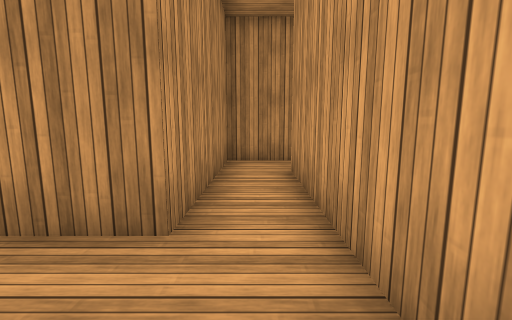
View 1 (above)

21 first-person views from a walk through a scene from a Unity 3-D project. The camera is 1.2 m above the floor, tilts 8° down and sees 90° across. Doors are open. The floor is counted in squares, 1 m on a side. Each view is taken from the middle of a square. On the plan, view 1 faces up. The plan holds only what a view shows up to about 12 squares ahead; the rest is blank. The place goes on beyond the plan. The player is left out. Surface patterns are stand-ins for the level's own textures.

View 2
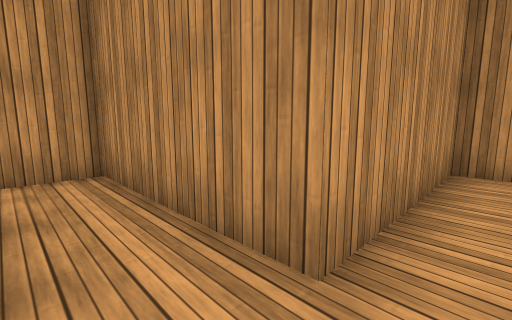

View 3
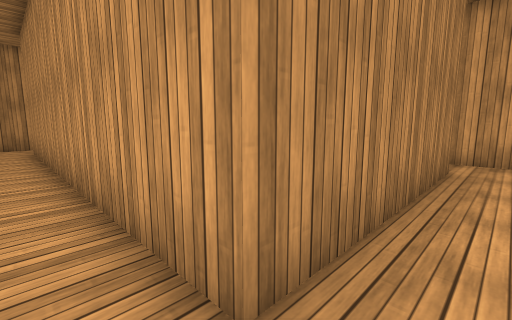

View 4
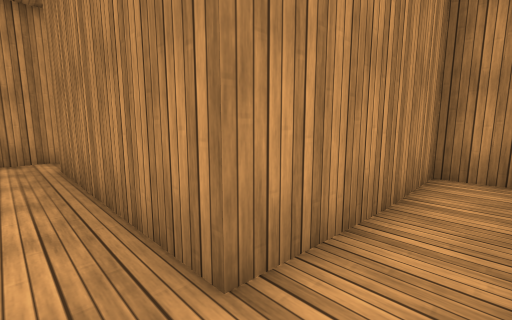

View 5
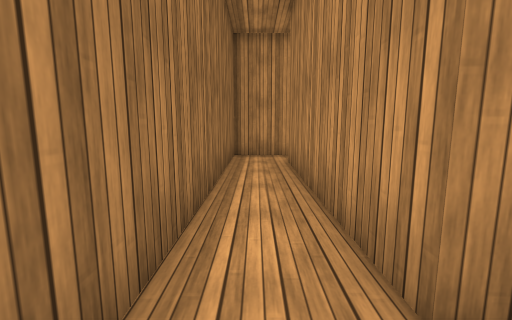

View 6
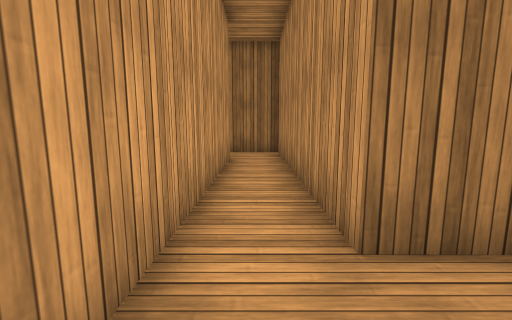

View 7
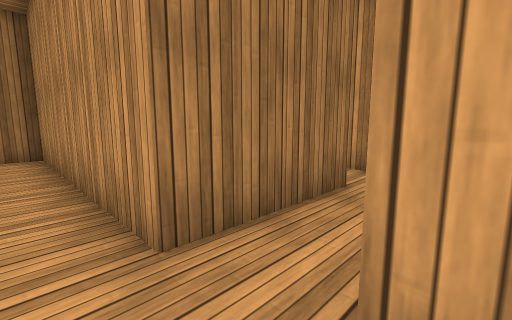

View 8
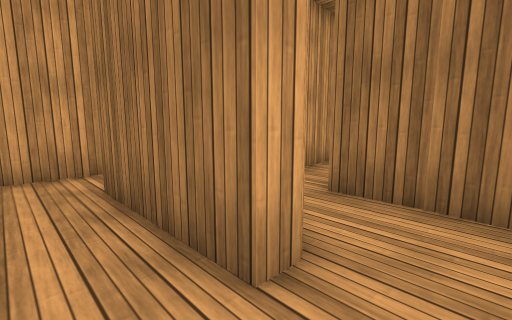

View 9
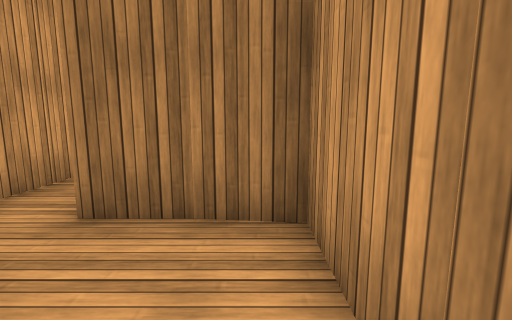

View 10
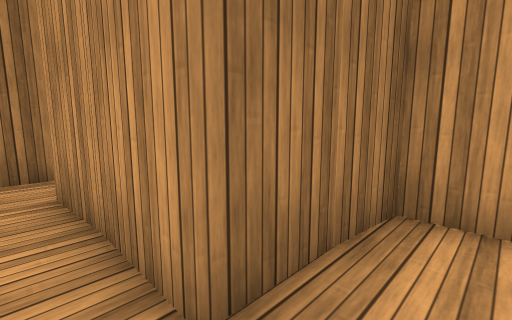

View 11
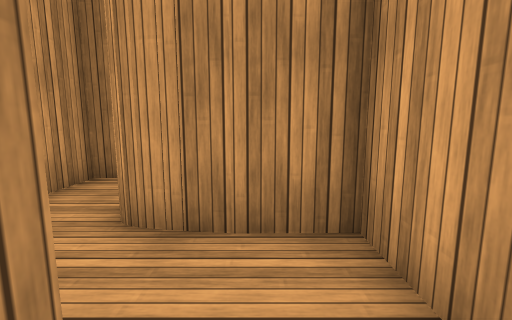

View 12
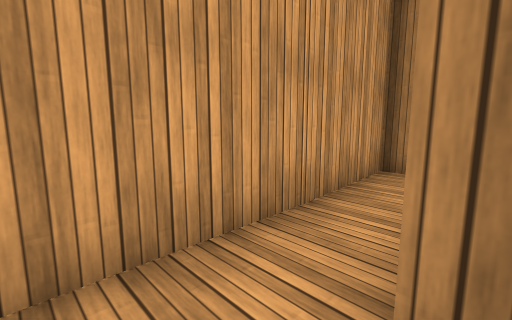

View 13
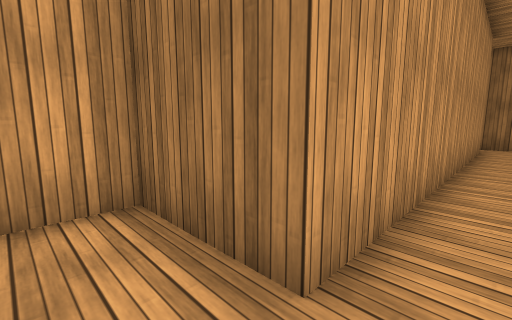

View 14
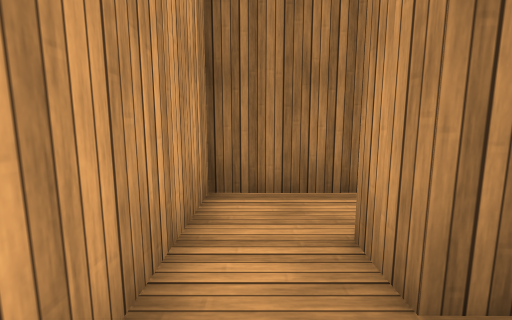

View 15
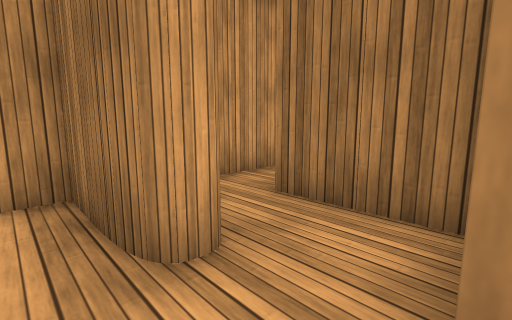

View 16
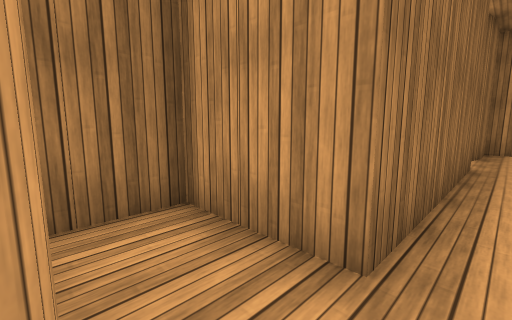

View 17
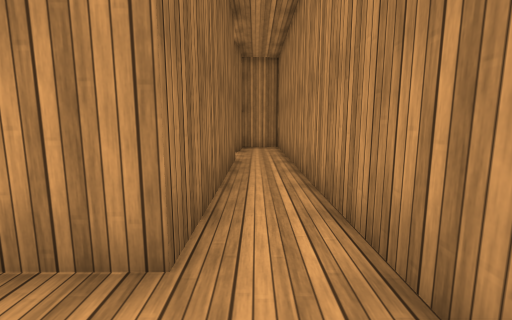

View 18
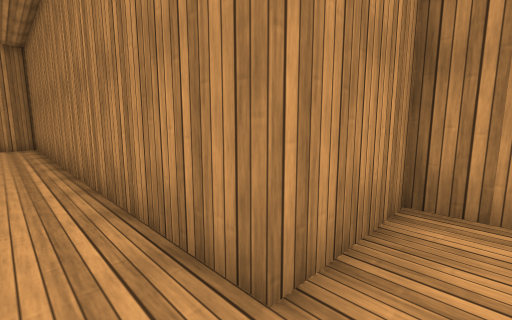

View 19
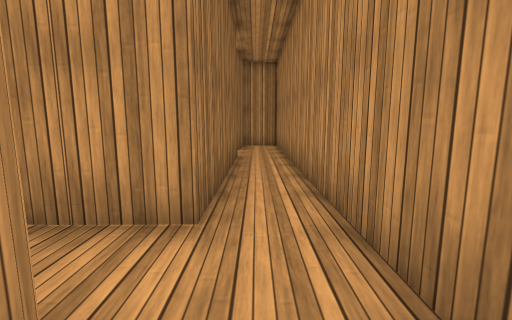

View 20
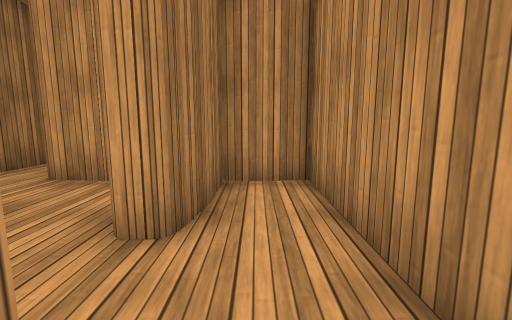

View 21
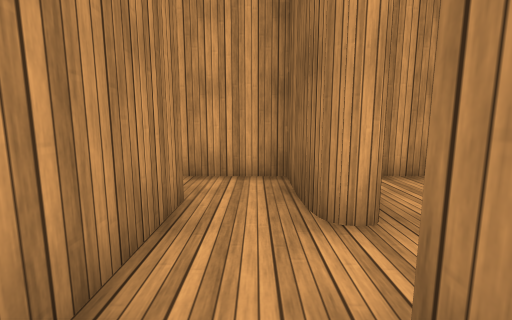

### Floor plan
Ten units are one square. View 1 is at (0, 0); x grows to the right and y downward. Boxes are objects, and circles mark ways between rooms. Rooms are numbered by the first view taken in them; rooms with no view inside come last. Other rooms are left out.
<svg viewBox="-130 -176 230 259">
<path fill="none" stroke="#000" d="M-48 -2 -48 -8 -9 -8 -9 66M13 -85 -9 -85 -9 -26 -66 -26 -66 5M9 60 9 -66M95 71 95 56M-9 66 -9 78 83 78M88 2 80 2 77 60 9 60M91 2 87 3M-53 21 -37 22 -37 61M-31 3 -44 2M-38 78 -19 78 -18 3 -33 3M5 -96 20 -95 20 -84M38 -86 38 -103M-78 -123 -10 -123M-109 -124 -95 -121 -95 -115M-123 -133 -123 -123 -108 -123M5 -142 -125 -141 -123 -131M16 -123 38 -123 38 -148M12 -122 17 -123M31 -171 20 -171 20 -142 5 -142M9 -66 38 -66 38 -86M-10 -123 -9 -96 5 -96M-66 5 -66 20 -52 21"/>
<circle cx="0" cy="70" r="3" fill="#2a7"/>
<circle cx="10" cy="-75" r="3" fill="#2a7"/>
<circle cx="-55" cy="-5" r="3" fill="#2a7"/>
<circle cx="-40" cy="10" r="3" fill="#2a7"/>
<circle cx="25" cy="-90" r="3" fill="#2a7"/>
<circle cx="10" cy="-105" r="3" fill="#2a7"/>
<circle cx="15" cy="-130" r="3" fill="#2a7"/>
<circle cx="0" cy="-120" r="3" fill="#2a7"/>
<text x="-20" y="-20">1</text>
<text x="60" y="70">2</text>
<text x="-30" y="40">3</text>
<text x="20" y="-100">4</text>
<text x="-60" y="-130">5</text>
<text x="30" y="-140">6</text>
<text x="20" y="-80">7</text>
<text x="0" y="-110">8</text>
<text x="-60" y="10">9</text>
</svg>
Room 1 opens to room 2. Room 1 opens to room 7. Room 1 opens to room 9. Room 3 opens to room 9. Room 4 opens to room 7. Room 4 opens to room 8. Room 5 opens to room 6. Room 5 opens to room 8.

Where each view was taken, in squares from view 1:
view 1: 0 up, 0 right, facing up
view 2: 1 up, 0 right, facing up-left
view 3: 7 down, 0 right, facing up-right
view 4: 7 down, 9 right, facing up-left
view 5: 7 down, 9 right, facing left
view 6: 3 up, 0 right, facing down
view 7: 3 up, 0 right, facing down-left
view 8: 2 up, 6 left, facing down-right
view 9: 1 up, 6 left, facing down
view 10: 1 down, 3 left, facing down-left
view 11: 3 down, 3 left, facing up
view 12: 1 down, 4 left, facing down-right
view 13: 8 up, 0 right, facing down-right
view 14: 11 up, 3 right, facing down
view 15: 13 up, 1 left, facing down-right
view 16: 13 up, 1 right, facing down-left
view 17: 13 up, 1 right, facing left
view 18: 13 up, 3 right, facing up-left
view 19: 13 up, 2 right, facing left
view 20: 13 up, 7 left, facing left
view 21: 13 up, 2 left, facing right
